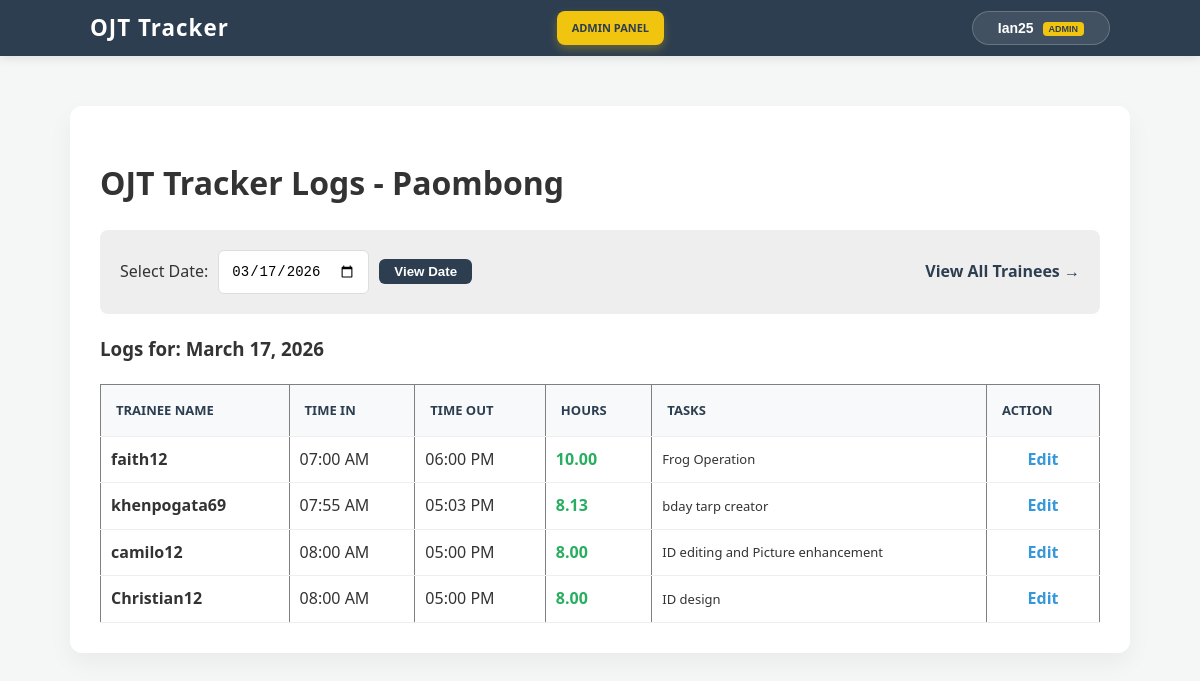
Page /OjtTracker/admin_daily_logs.php?log_date=2026-03-17 (signed in) on the committed database.
### tables this page shows
CREATE TABLE `logs` (
  `id` int(11) NOT NULL,
  `user_id` int(11) DEFAULT NULL,
  `log_date` date DEFAULT NULL,
  `time_in` time DEFAULT NULL,
  `time_out` time DEFAULT NULL,
  `hours_rendered` decimal(5,2) DEFAULT NULL,
  `task_description` text DEFAULT NULL
);

CREATE TABLE `users` (
  `id` int(11) NOT NULL,
  `username` varchar(50) NOT NULL,
  `full_name` varchar(255) DEFAULT NULL,
  `school` varchar(255) DEFAULT NULL,
  `password` varchar(255) NOT NULL,
  `total_required` int(11) DEFAULT 600,
  `security_question` varchar(255) DEFAULT NULL,
  `security_answer` varchar(255) DEFAULT NULL,
  `role` enum('user','admin') DEFAULT 'user'
);

### OjtTracker/admin_daily_logs.php (the view, shortened to what this page needs)
<?php
include 'includes/database.php';
$selected_date = isset($_GET['log_date']) ? mysqli_real_escape_string($conn, $_GET['log_date']) : date('Y-m-d');
$query = "SELECT logs.*, users.username
          FROM logs
          JOIN users ON logs.user_id = users.id
          WHERE logs.log_date = '$selected_date'
          ORDER BY logs.time_in ASC";
$result = mysqli_query($conn, $query);
?>
<!DOCTYPE html>
<html>
<head>
    <link rel="stylesheet" href="assets/css/style.css">
</head>
<body>
    <?php include 'includes/navbar.php'; ?>
    <div class="container">
        <h1>OJT Tracker Logs - Paombong</h1>
        <div style="display: flex; justify-content: space-between; align-items: center; background: #eee; padding: 20px; border-radius: 8px; margin-bottom: 20px;">
            <form method="GET" style="display: flex; align-items: center; gap: 10px; background: none; padding: 0; box-shadow: none;">
                <label>Select Date:</label>
                <input type="date" name="log_date" value="<?php echo $selected_date; ?>" onchange="this.form.submit()">
                <button type="submit" style="padding: 5px 15px;">View Date</button>
            </form>
            <a href="admin.php" style="text-decoration: none; font-weight: bold; color: #2c3e50;">View All Trainees →</a>
        </div>
        <h3>Logs for: <?php echo date('F d, Y', strtotime($selected_date)); ?></h3>
        <table border="1" style="width:100%; border-collapse: collapse;">
            <thead>
                <tr style="background-color: #f2f2f2;">
                    <th>Trainee Name</th>
                    <th>Time In</th>
                    <th>Time Out</th>
                    <th>Hours</th>
                    <th>Tasks</th>
                    <th>Action</th>
                </tr>
            </thead>
            <tbody>
                <?php if(mysqli_num_rows($result) > 0): ?>
                    <?php while($row = mysqli_fetch_assoc($result)): ?>
                    <tr>
                        <td style="font-weight: bold; padding: 10px;"><?php echo htmlspecialchars($row['username']); ?></td>
                        <td style="padding: 10px;"><?php echo date('h:i A', strtotime($row['time_in'])); ?></td>
                        <td style="padding: 10px;"><?php echo date('h:i A', strtotime($row['time_out'])); ?></td>
                        <td style="color: #27ae60; font-weight: bold; padding: 10px;"><?php echo $row['hours_rendered']; ?></td>
                        <td style="font-size: 13px; padding: 10px;"><?php echo htmlspecialchars($row['task_description']); ?></td>
                        <td style="padding: 10px; text-align: center;">
                            <a href="edit_log.php?id=<?php echo $row['id']; ?>" style="color: #3498db; text-decoration: none; font-weight: bold;">Edit</a>
                        </td>
                    </tr>
                    <?php endwhile; ?>
                <?php endif; ?>
            </tbody>
        </table>
    </div>
</body>
</html>

### OjtTracker/assets/css/style.css (style rules this page uses)
body { font-family: 'Segoe UI', Tahoma, Geneva, Verdana, sans-serif; background: #f4f7f6; color: #333; line-height: 1.6; margin: 0; }
.container { width: 85%; max-width: 1000px; margin: 50px auto; background: white; padding: 30px; border-radius: 12px; box-shadow: 0 10px 25px rgba(0,0,0,0.05); }
form { display: grid; grid-template-columns: 1fr 1fr; gap: 15px; background: #f9f9f9; padding: 20px; border-radius: 8px; }
form h3, form label { grid-column: span 2; }
input, select, textarea { padding: 12px; border: 1px solid #ddd; border-radius: 6px; font-size: 14px; }
button { grid-column: span 2; background: #2c3e50; color: white; padding: 15px; border: none; border-radius: 6px; font-weight: bold; cursor: pointer; transition: background 0.3s; }
table { width: 100%; border-collapse: collapse; margin-top: 20px; }
th, td { padding: 15px; text-align: left; border-bottom: 1px solid #eee; }
th { background-color: #f8f9fa; color: #2c3e50; font-size: 13px; text-transform: uppercase; }

### rows in the picture
logs: user.username "faith12", time_in "07:00 AM", time_out "06:00 PM", hours_rendered "10.00", task_description "Frog Operation"
logs: user.username "khenpogata69", time_in "07:55 AM", time_out "05:03 PM", hours_rendered "8.13", task_description "bday tarp creator"
logs: user.username "camilo12", time_in "08:00 AM", time_out "05:00 PM", hours_rendered "8.00", task_description "ID editing and Picture enhancement"
logs: user.username "Christian12", time_in "08:00 AM", time_out "05:00 PM", hours_rendered "8.00", task_description "ID design"

### other values in the picture
$_SESSION['username'] "Ian25"
date('F d, Y', strtotime($selected_date)) "March 17, 2026"
